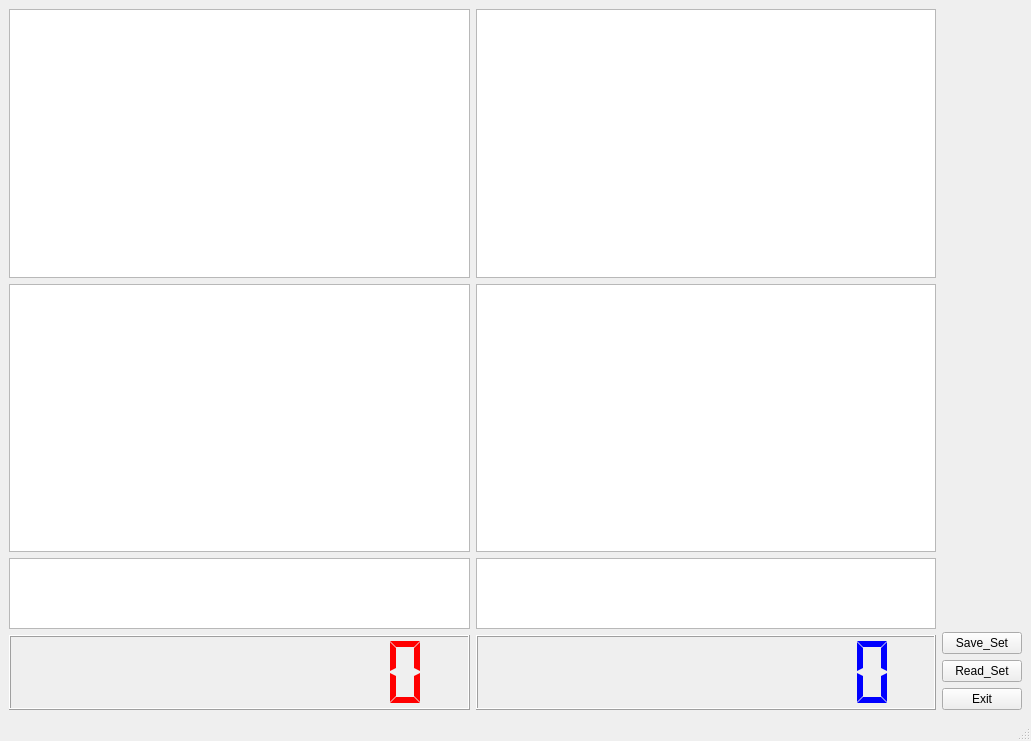
<?xml version="1.0" encoding="UTF-8"?>
<ui version="4.0">
 <class>MainWindow</class>
 <widget class="QMainWindow" name="MainWindow">
  <property name="geometry">
   <rect>
    <x>0</x>
    <y>0</y>
    <width>1031</width>
    <height>741</height>
   </rect>
  </property>
  <property name="sizePolicy">
   <sizepolicy hsizetype="Expanding" vsizetype="Expanding">
    <horstretch>0</horstretch>
    <verstretch>0</verstretch>
   </sizepolicy>
  </property>
  <property name="windowTitle">
   <string>MainWindow</string>
  </property>
  <widget class="QWidget" name="centralwidget">
   <layout class="QHBoxLayout" name="horizontalLayout">
    <item>
     <layout class="QVBoxLayout" name="verticalLayout">
      <item>
       <widget class="PlotWidget" name="plotX">
        <property name="enabled">
         <bool>true</bool>
        </property>
        <property name="minimumSize">
         <size>
          <width>0</width>
          <height>192</height>
         </size>
        </property>
        <property name="styleSheet">
         <string notr="true"/>
        </property>
       </widget>
      </item>
      <item>
       <widget class="PlotWidget" name="plotFX">
        <property name="minimumSize">
         <size>
          <width>0</width>
          <height>192</height>
         </size>
        </property>
       </widget>
      </item>
      <item>
       <widget class="QTextEdit" name="freq_statX">
        <property name="minimumSize">
         <size>
          <width>0</width>
          <height>71</height>
         </size>
        </property>
        <property name="maximumSize">
         <size>
          <width>16777215</width>
          <height>71</height>
         </size>
        </property>
       </widget>
      </item>
      <item>
       <widget class="QLCDNumber" name="freq_showX">
        <property name="sizePolicy">
         <sizepolicy hsizetype="Expanding" vsizetype="Expanding">
          <horstretch>0</horstretch>
          <verstretch>0</verstretch>
         </sizepolicy>
        </property>
        <property name="minimumSize">
         <size>
          <width>0</width>
          <height>51</height>
         </size>
        </property>
        <property name="maximumSize">
         <size>
          <width>16777215</width>
          <height>75</height>
         </size>
        </property>
        <property name="font">
         <font>
          <pointsize>18</pointsize>
         </font>
        </property>
        <property name="styleSheet">
         <string notr="true">color: rgb(255, 0, 0);</string>
        </property>
        <property name="digitCount">
         <number>10</number>
        </property>
        <property name="segmentStyle">
         <enum>QLCDNumber::Flat</enum>
        </property>
       </widget>
      </item>
     </layout>
    </item>
    <item>
     <layout class="QVBoxLayout" name="verticalLayout_3">
      <item>
       <widget class="PlotWidget" name="plotZ">
        <property name="enabled">
         <bool>true</bool>
        </property>
        <property name="minimumSize">
         <size>
          <width>0</width>
          <height>192</height>
         </size>
        </property>
       </widget>
      </item>
      <item>
       <widget class="PlotWidget" name="plotFZ">
        <property name="minimumSize">
         <size>
          <width>0</width>
          <height>192</height>
         </size>
        </property>
       </widget>
      </item>
      <item>
       <widget class="QTextEdit" name="freq_statZ">
        <property name="minimumSize">
         <size>
          <width>0</width>
          <height>71</height>
         </size>
        </property>
        <property name="maximumSize">
         <size>
          <width>16777215</width>
          <height>71</height>
         </size>
        </property>
       </widget>
      </item>
      <item>
       <widget class="QLCDNumber" name="freq_showZ">
        <property name="sizePolicy">
         <sizepolicy hsizetype="Expanding" vsizetype="Expanding">
          <horstretch>0</horstretch>
          <verstretch>0</verstretch>
         </sizepolicy>
        </property>
        <property name="minimumSize">
         <size>
          <width>0</width>
          <height>51</height>
         </size>
        </property>
        <property name="maximumSize">
         <size>
          <width>16777215</width>
          <height>75</height>
         </size>
        </property>
        <property name="font">
         <font>
          <pointsize>18</pointsize>
         </font>
        </property>
        <property name="styleSheet">
         <string notr="true">color: rgb(0, 0, 255);</string>
        </property>
        <property name="digitCount">
         <number>10</number>
        </property>
        <property name="segmentStyle">
         <enum>QLCDNumber::Flat</enum>
        </property>
       </widget>
      </item>
     </layout>
    </item>
    <item>
     <layout class="QVBoxLayout" name="verticalLayout_2">
      <item>
       <widget class="ControlWidget" name="controlWidgetX" native="true">
        <property name="styleSheet">
         <string notr="true"/>
        </property>
       </widget>
      </item>
      <item>
       <widget class="ControlWidget" name="controlWidgetZ" native="true">
        <property name="styleSheet">
         <string notr="true"/>
        </property>
       </widget>
      </item>
      <item>
       <spacer name="verticalSpacer">
        <property name="orientation">
         <enum>Qt::Vertical</enum>
        </property>
        <property name="sizeHint" stdset="0">
         <size>
          <width>20</width>
          <height>40</height>
         </size>
        </property>
       </spacer>
      </item>
      <item>
       <widget class="QPushButton" name="buttonSave">
        <property name="text">
         <string>Save_Set</string>
        </property>
       </widget>
      </item>
      <item>
       <widget class="QPushButton" name="buttonRead">
        <property name="text">
         <string>Read_Set</string>
        </property>
       </widget>
      </item>
      <item>
       <widget class="QPushButton" name="buttonExit">
        <property name="text">
         <string>Exit</string>
        </property>
       </widget>
      </item>
     </layout>
    </item>
   </layout>
  </widget>
  <widget class="QMenuBar" name="menubar">
   <property name="geometry">
    <rect>
     <x>0</x>
     <y>0</y>
     <width>1031</width>
     <height>21</height>
    </rect>
   </property>
  </widget>
  <widget class="QStatusBar" name="statusbar"/>
 </widget>
 <customwidgets>
  <customwidget>
   <class>PlotWidget</class>
   <extends>QGraphicsView</extends>
   <header>pyqtgraph</header>
  </customwidget>
  <customwidget>
   <class>ControlWidget</class>
   <extends>QWidget</extends>
   <header>controlwidget</header>
   <container>1</container>
  </customwidget>
 </customwidgets>
 <resources/>
 <connections/>
</ui>
